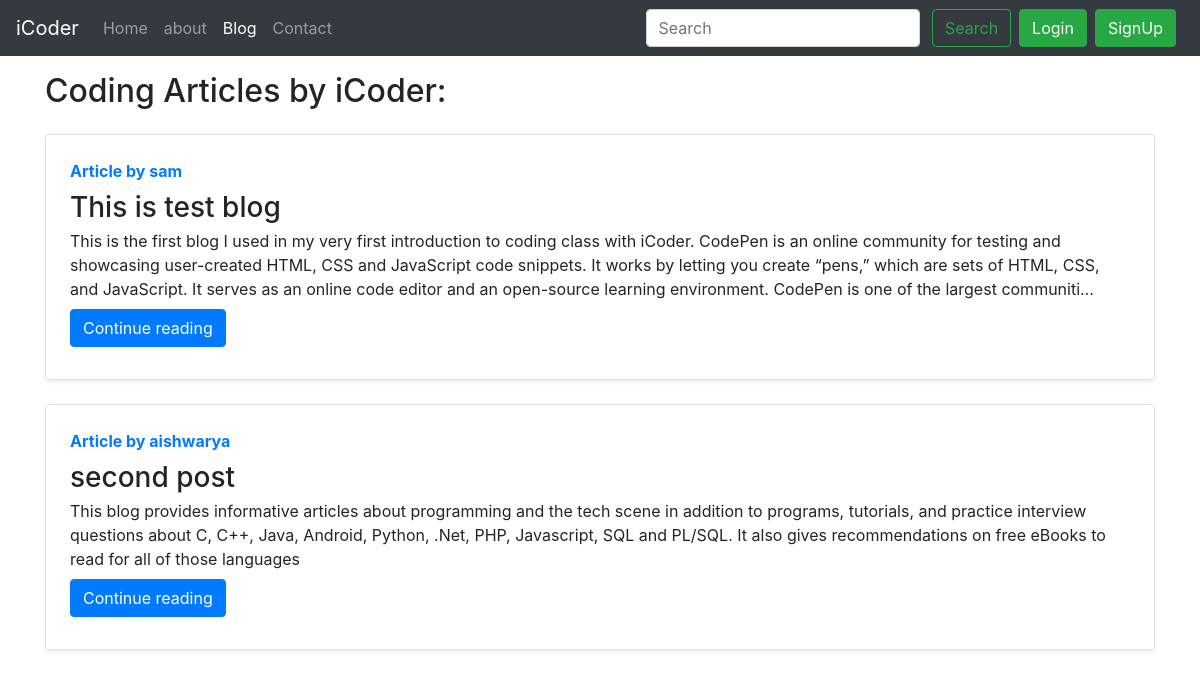
Screenshot of /blog/ with the database file from the repository.
### blog/models.py (models this page shows, shortened)
class Post(models.Model):
    Sno=models.AutoField(primary_key=True)
    title=models.CharField(max_length=50)
    content=models.TextField()
    author=models.CharField(max_length=13)
    slug=models.CharField(max_length=130)
    timeStamp=models.DateTimeField(blank=True)

### blog/views.py (the view)
# urls.py: path('', views.blogHome, name='blogHome'),
def blogHome(request):
    allPosts=Post.objects.all()
    context={'allPosts':allPosts}
    return render(request,'blog/blogHome.html',context)

### templates/blog/blogHome.html (shortened to what this page needs)
{% extends 'base.html'%}
{% block blogactive %}active{% endblock %}
{% block body %}
<div class="container my-3">
    <h2>Coding Articles by iCoder:</h2>
    {% for post in allPosts %}
    <div class="row no-gutters border rounded overflow-hidden flex-md-row mb-4 shadow-sm h-md-250 my-4 position-relative">
            <div class="col p-4 d-flex flex-column position-static">
              <strong class="d-inline-block mb-2 text-primary">Article by {{post.author}}</strong>
              <h3 class="mb-0">{{post.title}}</h3>
              <p class="card-text mb-auto">{{post.content|truncatechars:400}}</p>
              <div>
              <a href="/blog/{{post.slug}}" role="button" class="btn btn-primary my-2">Continue reading</a>
              </div>
            </div>
    </div>
    {% endfor %}
</div>
{% endblock %}

### templates/base.html (shortened to what this page needs)
<!doctype html>
<html lang="en">
<head>
  <link rel="stylesheet" href="https://cdn.jsdelivr.net/npm/bootstrap@4.1.3/dist/css/bootstrap.min.css"
>
</head>
<body>
  <nav class="navbar navbar-expand-lg navbar-dark bg-dark">
    <a class="navbar-brand" href="/">iCoder</a>
    <div class="collapse navbar-collapse" id="navbarSupportedContent">
      <ul class="navbar-nav mr-auto">
        <li class="nav-item {% block homeactive %}{% endblock %}">
          <a class="nav-link" href="/">Home <span class="sr-only">(current)</span></a>
        </li>
        <li class="nav-item {% block aboutactive %}{% endblock %}">
          <a class="nav-link" href="/about">about</a>
        </li>
        <li class="nav-item {% block blogactive %}{% endblock %}">
          <a class="nav-link" href="/blog">Blog</a>
        </li>
        <li class="nav-item {% block contactactive %}{% endblock %}">
          <a class="nav-link" href="/contact">Contact</a>
        </li>
      </ul>
      <div class="ml-auto form-inline">
      <form method="get" action="/search" class=" mr-2 my-lg-0">
        <input class="form-control mr-sm-2" type="search" placeholder="Search" aria-label="Search" name="query"
          id="search">
        <button class="btn btn-outline-success my-2 my-sm-0" type="submit">Search</button>
      </form>
      {% if user.is_authenticated %}
      <ul class="navbar-nav mr-2">
        <li class="nav-item dropdown">
        <a class="nav-link dropdown-toggle" href='#' id="navbarDropdown" role="button" data-toggle="dropdown"> Welcome {{request.user}}</a>
        <div class="dropdown-menu" aria-labelledby="navbarDropdown">
                  <a class="dropdown-item" href="/logout">Logout</a>
                </div>
              </li>
              </ul>
              </div>
      {% else %}
        <button type="button" class="btn btn-success mr-2" data-toggle="modal" data-target="#loginmodal">
          Login
        </button>
        <button type="button" class="btn btn-success mr-2" data-toggle="modal" data-target="#signupmodal">
        SignUp
        </button>
      {% endif %}
    </div>
    </div>
  </nav>
  {% block body %}
  {% endblock %}
</body>
</html>

### rows the page displays
Post: author "sam", title "This is test blog", content "This is the first blog I used in my very first introduction to coding class with iCoder. CodePen is an online community for testing and showcasing user-created HTML, CSS and JavaScript code snippets. It works by letting you create “pens,” which are sets of HTML, CSS, and JavaScript. It serves as an online code editor and an open-source learning environment. CodePen is one of the largest communiti…"
Post: author "aishwarya", title "second post", content "This blog provides informative articles about programming and the tech scene in addition to programs, tutorials, and practice interview questions about C, C++, Java, Android, Python, .Net, PHP, Javascript, SQL and PL/SQL. It also gives recommendations on free eBooks to read for all of those languages"
